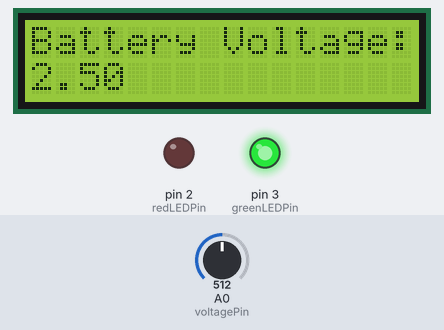
Recording of a sketch running on a simulated Arduino Uno, built with avr-gcc and run on an emulated ATmega328P. On the bench: 16×2 character LCD, output pins drawn as LEDs (lit = HIGH). The test bench sets the inputs (shaded band); at power-on: A0 (voltagePin) = 512.

Above: at 1.2 s.
1.3 s: A0 (voltagePin) set to 320
At 2.9 s:
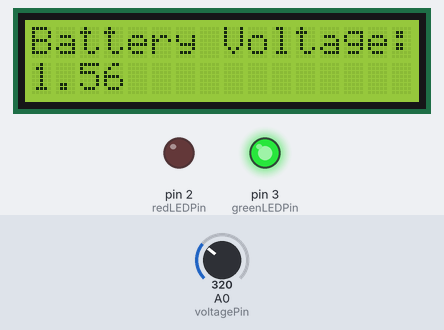
3.6 s: A0 (voltagePin) set to 288
At 4.7 s:
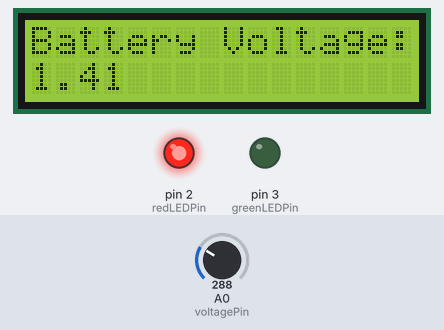
5.6 s: A0 (voltagePin) set to 511
At 6.6 s:
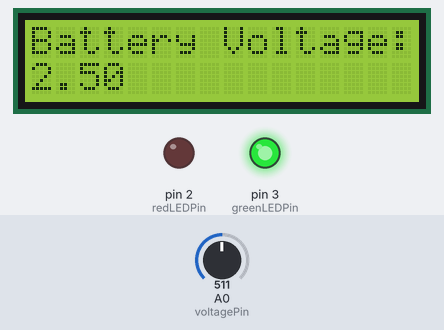
Timing chart, 0 to 8.6 s (numbered marks = the images above; inputs shaded):
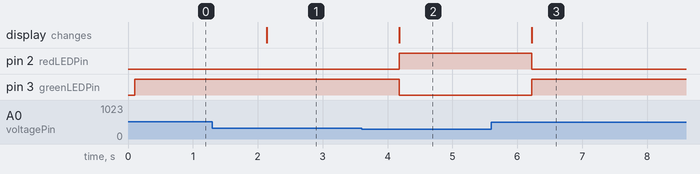

The sketch:

tester.ino
```cpp
#include <Wire.h>
#include <LiquidCrystal_I2C.h>

LiquidCrystal_I2C lcd(0x27, 16, 2);  // Set the LCD address to 0x27 for a 16x2 display

const int redLEDPin = 2;     // Red LED connected to Pin 2
const int greenLEDPin = 3;   // Green LED connected to Pin 3
const int voltagePin = A0;   // Analog input pin for reading battery voltage

void setup() {
  pinMode(redLEDPin, OUTPUT);
  pinMode(greenLEDPin, OUTPUT);
  lcd.init();                      // Initialize the LCD
  lcd.backlight();                 // Turn on the backlight
  lcd.setCursor(0, 0);
  lcd.print("Battery Voltage:");
  Serial.begin(9600);
}

void loop() {
  // Read battery voltage
  int batteryVoltage = analogRead(voltagePin);

  // Convert analog reading to voltage (assuming a 5V reference)
  float voltage = batteryVoltage * (5.0 / 1023.0);

  // Display battery voltage on the LCD
  lcd.setCursor(0, 1);
  lcd.print("                ");  // Clear the previous reading
  lcd.setCursor(0, 1);
  lcd.print(voltage, 2);  // Display voltage with 2 decimal places

  // Check battery health
  if (voltage >= 1.5) {
    digitalWrite(greenLEDPin, HIGH);  // Green LED on for a healthy battery
    digitalWrite(redLEDPin, LOW);
  } else {
    digitalWrite(greenLEDPin, LOW);
    digitalWrite(redLEDPin, HIGH);     // Red LED on for a low battery
  }

  delay(1000); // Delay for a second before the next reading
}
```

Measured:
- the behaviour switches between 307 and 306 on A0 (voltagePin) (found by bisection; images 1 and 2)
- after the input at 1.3 s, the display: changes after 0.84 s (image 1)
- after the input at 3.6 s, pin 2 (redLEDPin): LOW → HIGH after 0.58 s; pin 3 (greenLEDPin): HIGH → LOW after 0.58 s; the display: changes after 0.58 s (image 2)
- after the input at 5.6 s, pin 2 (redLEDPin): HIGH → LOW after 0.62 s; pin 3 (greenLEDPin): LOW → HIGH after 0.62 s; the display: changes after 0.62 s (image 3)
